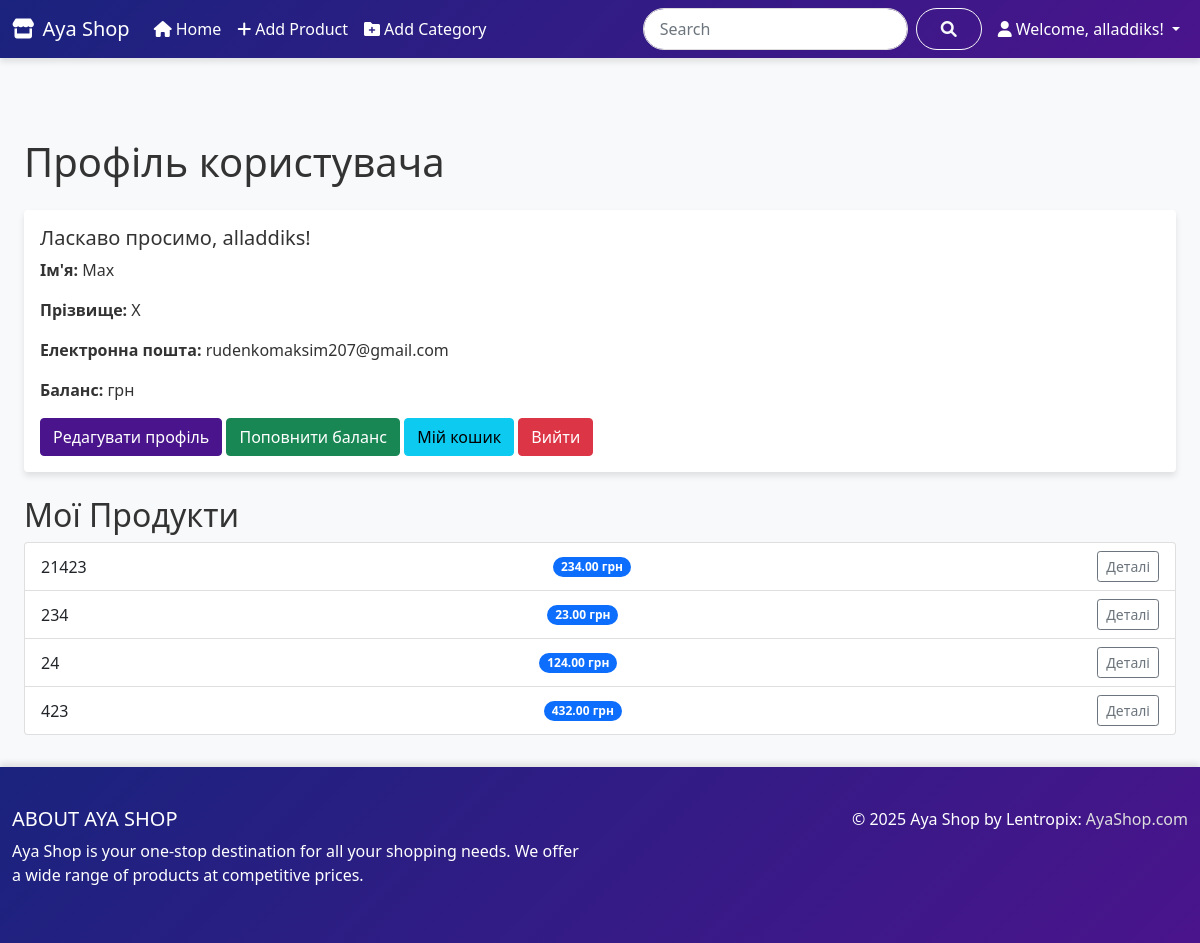
The app's page /profile/ (signed in), older data.
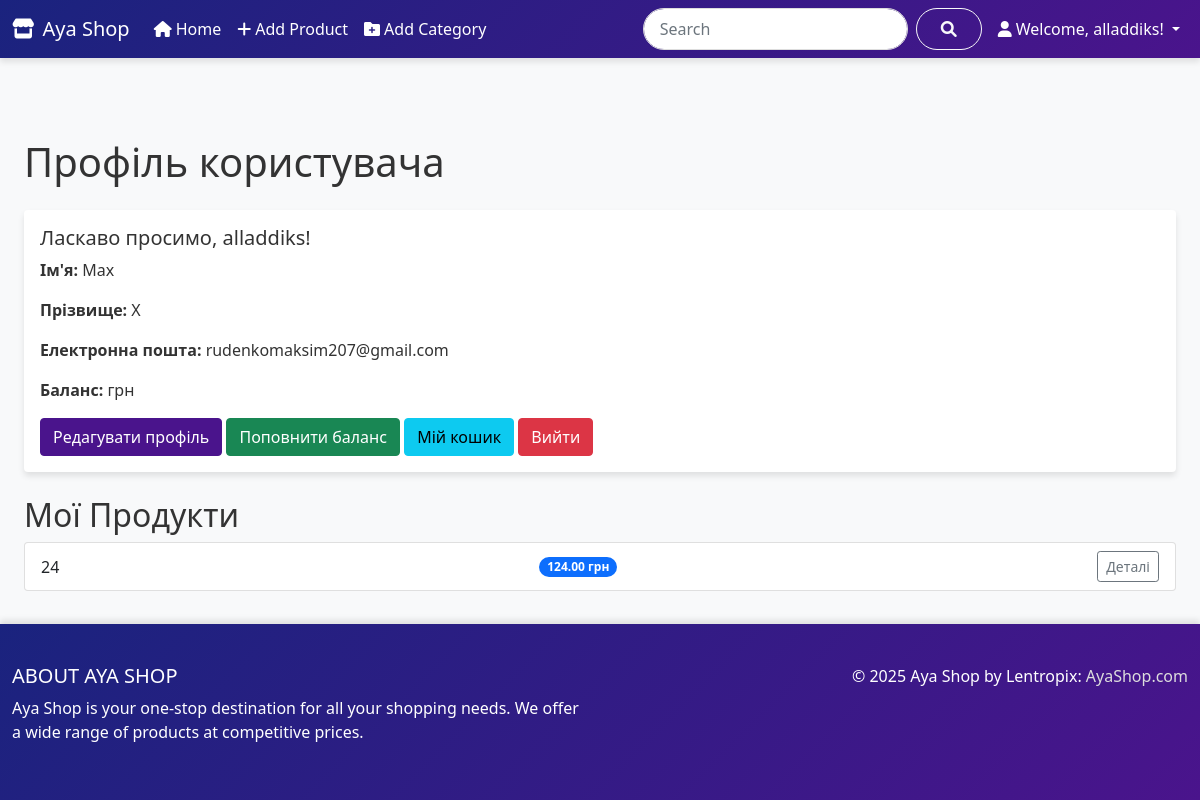
The same page, newer data.
### shop/models.py (models this page shows, shortened)
class Product(models.Model):
    category = models.ForeignKey(Category, related_name='products', on_delete=models.CASCADE)
    name = models.CharField(max_length=100, unique=True)
    slug = models.SlugField(max_length=100, unique=True, blank=True)
    description = models.TextField(blank=True)
    price = models.DecimalField(max_digits=10, decimal_places=2)
    available = models.BooleanField(default=True)
    created = models.DateTimeField(auto_now_add=True)
    updated = models.DateTimeField(auto_now=True)
    author = models.ForeignKey(User, on_delete=models.SET_NULL, related_name='products', null=True)
    content = models.TextField(blank=True)
    class Meta:
        ordering = ('name',)
        indexes = [
            models.Index(fields=['id', 'slug']),
        ]

### shop/views.py (the view)
# urls.py: path('profile/', views.profile, name='profile'),
@login_required
def profile(request):
    user_products = Product.objects.filter(author=request.user)
    return render(request, 'profile.html', {'user_products': user_products})

### templates/profile.html
{% extends 'base.html' %}
{% block content %}
<div class="container mt-4">
    <h1 class="mb-4">Профіль користувача</h1>
    <div class="card">
        <div class="card-body">
            <h5 class="card-title">Ласкаво просимо, {{ user.username }}!</h5>
            <p class="card-text"><strong>Ім'я:</strong> {{ user.first_name }}</p>
            <p class="card-text"><strong>Прізвище:</strong> {{ user.last_name }}</p>
            <p class="card-text"><strong>Електронна пошта:</strong> {{ user.email }}</p>
            <p class="card-text"><strong>Баланс:</strong> {{ user.userprofile.balance }} грн</p>
            <div class="mt-3">
                <a href="{% url 'edit_profile' %}" class="btn btn-primary">Редагувати профіль</a>
                <a href="{% url 'add_balance' %}" class="btn btn-success">Поповнити баланс</a>
                <a href="{% url 'cart' %}" class="btn btn-info">Мій кошик</a>
                <a href="{% url 'logout' %}" class="btn btn-danger">Вийти</a>
            </div>
        </div>
    </div>
    <div class="mt-4">
        <h2>Мої Продукти</h2>
        {% if user_products %}
            <ul class="list-group">
            {% for product in user_products %}
                <li class="list-group-item d-flex justify-content-between align-items-center">
                    {{ product.name }}
                    <span class="badge bg-primary rounded-pill">{{ product.price }} грн</span>
                    <a href="{% url 'product_detail' product.pk %}" class="btn btn-sm btn-outline-secondary">Деталі</a>
                </li>
            {% endfor %}
            </ul>
        {% else %}
            <p>У вас ще немає покупок.</p>
        {% endif %}
    </div>
</div>
{% endblock %}

Row changes from the older to the newer data that the page shows:
removed Product: name "21423", price "234.00"
removed Product: name "234", price "23.00"
removed Product: name "423", price "432.00"
